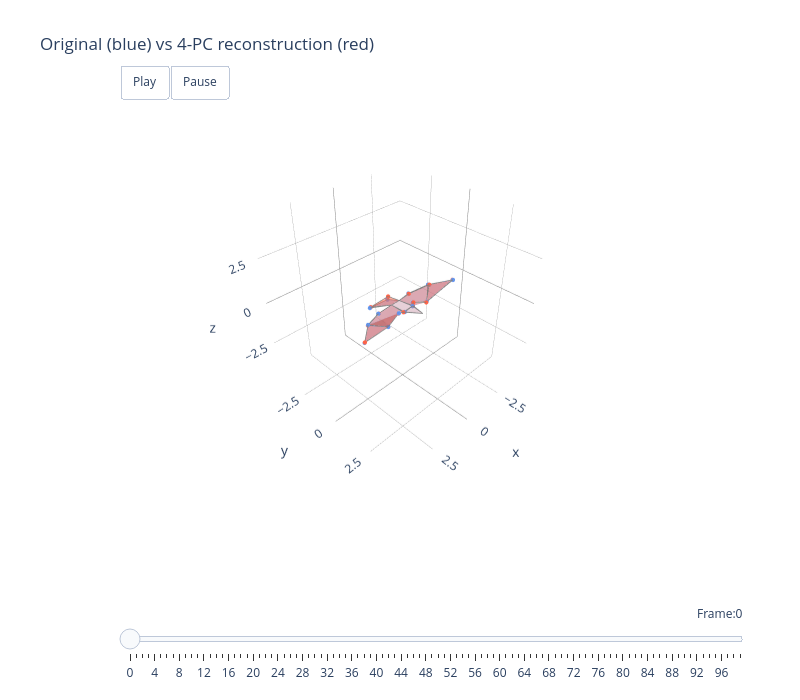

This figure's notebook cell:
### Markdown cell above
### Comparing original vs PCA reconstruction

How much information do the first few PCs actually capture? We can visualise this by comparing the original flight data with a reconstruction that uses only 4 PCs.

The reconstruction projects each frame onto the 4-PC subspace and back — any shape variation outside those 4 dimensions is lost. If 4 PCs capture most of the variance, the two shapes should look nearly identical.

### Code cell
# Reconstruct flight data using only the first 4 PCs
#
# The key is to reconstruct ALL unilateral scores (both left and right halves),
# then use make_bilateral with the original is_left mask. This preserves asymmetry
# because each side gets its own reconstruction.

n_pcs = 4

# Reconstruct all unilateral scores with 4 PCs
recon_unilateral = reconstruct(scores, principal_components, mu, 
                                components_list=list(range(n_pcs)))

# Recombine into bilateral using the original is_left mask from make_unilateral
# This preserves asymmetry - left and right sides have different scores
recon_bilateral_full = make_bilateral(recon_unilateral, pigeon.skeleton, is_left)

# Extract analysis markers only (to match analysis_clean which has 14, not 19)
recon_bilateral = pigeon.get_analysis_data(recon_bilateral_full)

print(f"Original bilateral data: {analysis_clean.shape}")
print(f"{n_pcs}-PC reconstruction: {recon_bilateral.shape}")
print(f"Variance captured by {n_pcs} PCs: {sum(pca_object.explained_variance_ratio_[:n_pcs])*100:.1f}%")

# Compare first 100 frames: original (blue) vs 4-PC reconstruction (red)
fig = animate_plotly_compare(
    pigeon,
    [analysis_clean[0:100], recon_bilateral[0:100]],
    colours=['cornflowerblue', 'tomato']
)
fig.update_layout(title=f"Original (blue) vs {n_pcs}-PC reconstruction (red)")
fig.show()

### Figure 1 — Plotly figure (JSON) as saved in the notebook; plotly's stock layout.template omitted (floating-point values rounded to 4 significant figures)
{"data": [{"color": "cornflowerblue", "hoverinfo": "none", "opacity": 0.2, "type": "mesh3d", "x": [0.3368, -0.05033, -0.2906], "y": [0.4547, 1.261, 0.3767], "z": [0.0008271, 0.1311, -0.0156]}, {"hoverinfo": "name", "line": {"color": "grey", "width": 1.5}, "mode": "lines", "name": "head cornflowerblue", "type": "scatter3d", "x": [0.3368, -0.05033, -0.2906, 0.3368], "y": [0.4547, 1.261, 0.3767, 0.4547], "z": [0.0008271, 0.1311, -0.0156, 0.0008271]}, {"color": "cornflowerblue", "hoverinfo": "none", "opacity": 0.2, "type": "mesh3d", "x": [0.3368, 0.271, 0.04818, -0.271, -0.2906], "y": [0.4547, -0.5183, -0.5183, -0.5183, 0.3767], "z": [0.0008271, -0.1189, -0.1189, -0.1189, -0.0156]}, {"hoverinfo": "name", "line": {"color": "grey", "width": 1.5}, "mode": "lines", "name": "body cornflowerblue", "type": "scatter3d", "x": [0.3368, 0.271, 0.04818, -0.271, -0.2906, 0.3368], "y": [0.4547, -0.5183, -0.5183, -0.5183, 0.3767, 0.4547], "z": [0.0008271, -0.1189, -0.1189, -0.1189, -0.0156, 0.0008271]}, {"color": "cornflowerblue", "hoverinfo": "none", "opacity": 0.5, "type": "mesh3d", "x": [0.271, 0.04818, -0.271, -0.4957, 0.7545], "y": [-0.5183, -0.5183, -0.5183, -1.612, -1.573], "z": [-0.1189, -0.1189, -0.1189, -0.707, -0.5889]}, {"hoverinfo": "name", "line": {"color": "grey", "width": 1.5}, "mode": "lines", "name": "tail cornflowerblue", "type": "scatter3d", "x": [0.271, 0.04818, -0.271, -0.4957, 0.7545, 0.271], "y": [-0.5183, -0.5183, -0.5183, -1.612, -1.573, -0.5183], "z": [-0.1189, -0.1189, -0.1189, -0.707, -0.5889, -0.1189]}, {"color": "cornflowerblue", "hoverinfo": "none", "opacity": 0.4, "type": "mesh3d", "x": [0.3368, 0.6115, 1.037, 2.265, 1.203, 0.271], "y": [0.4547, 0.3387, 0.04017, 0.00486, -0.4476, -0.5183], "z": [0.0008271, 0.01335, -0.7411, 0.0355, -0.1173, -0.1189]}, {"hoverinfo": "name", "line": {"color": "grey", "width": 1.5}, "mode": "lines", "name": "right_armwing cornflowerblue", "type": "scatter3d", "x": [0.3368, 0.6115, 1.037, 2.265, 1.203, 0.271, 0.3368], "y": [0.4547, 0.3387, 0.04017, 0.00486, -0.4476, -0.5183, 0.4547], "z": [0.0008271, 0.01335, -0.7411, 0.0355, -0.1173, -0.1189, 0.0008271]}, {"color": "cornflowerblue", "hoverinfo": "none", "opacity": 0.4, "type": "mesh3d", "x": [-0.2906, -0.526, -1.115, -2.202, -1.048, -0.271], "y": [0.3767, 0.1524, 0.5349, -0.3595, -0.6449, -0.5183], "z": [-0.0156, -0.02654, -0.08643, 0.009028, -0.129, -0.1189]}, {"hoverinfo": "name", "line": {"color": "grey", "width": 1.5}, "mode": "lines", "name": "left_armwing cornflowerblue", "type": "scatter3d", "x": [-0.2906, -0.526, -1.115, -2.202, -1.048, -0.271, -0.2906], "y": [0.3767, 0.1524, 0.5349, -0.3595, -0.6449, -0.5183, 0.3767], "z": [-0.0156, -0.02654, -0.08643, 0.009028, -0.129, -0.1189, -0.0156]}, {"color": "cornflowerblue", "hoverinfo": "none", "opacity": 0.5, "type": "mesh3d", "x": [-1.115, -2.202, -3.26], "y": [0.5349, -0.3595, 0.3993], "z": [-0.08643, 0.009028, 0.1568]}, {"hoverinfo": "name", "line": {"color": "grey", "width": 1.5}, "mode": "lines", "name": "left_handwing cornflowerblue", "type": "scatter3d", "x": [-1.115, -2.202, -3.26, -1.115], "y": [0.5349, -0.3595, 0.3993, 0.5349], "z": [-0.08643, 0.009028, 0.1568, -0.08643]}, {"color": "cornflowerblue", "hoverinfo": "none", "opacity": 0.5, "type": "mesh3d", "x": [1.037, 2.265, 3.229], "y": [0.04017, 0.00486, 0.8544], "z": [-0.7411, 0.0355, 0.0407]}, {"hoverinfo": "name", "line": {"color": "grey", "width": 1.5}, "mode": "lines", "name": "right_handwing cornflowerblue", "type": "scatter3d", "x": [1.037, 2.265, 3.229, 1.037], "y": [0.04017, 0.00486, 0.8544, 0.04017], "z": [-0.7411, 0.0355, 0.0407, -0.7411]}, {"hoverinfo": "none", "marker": {"color": "cornflowerblue", "opacity": 1, "size": 2.5}, "mode": "markers", "type": "scatter3d", "x": [-3.26, 3.229, -1.115, 1.037, -2.202, 2.265, -1.048, 1.203, -0.526, 0.6115, -0.2906, 0.3368, -0.4957, 0.7545], "y": [0.3993, 0.8544, 0.5349, 0.04017, -0.3595, 0.00486, -0.6449, -0.4476, 0.1524, 0.3387, 0.3767, 0.4547, -1.612, -1.573], "z": [0.1568, 0.0407, -0.08643, -0.7411, 0.009028, 0.0355, -0.129, -0.1173, -0.02654, 0.01335, -0.0156, 0.0008271, -0.707, -0.5889]}, {"color": "tomato", "hoverinfo": "none", "opacity": 0.2, "type": "mesh3d", "x": [0.3858, -0.05033, -0.3248], "y": [0.4237, 1.261, 0.3611], "z": [-0.00384, 0.1311, -0.008739]}, {"hoverinfo": "name", "line": {"color": "grey", "width": 1.5}, "mode": "lines", "name": "head tomato", "type": "scatter3d", "x": [0.3858, -0.05033, -0.3248, 0.3858], "y": [0.4237, 1.261, 0.3611, 0.4237], "z": [-0.00384, 0.1311, -0.008739, -0.00384]}, {"color": "tomato", "hoverinfo": "none", "opacity": 0.2, "type": "mesh3d", "x": [0.3858, 0.271, 0.04818, -0.271, -0.3248], "y": [0.4237, -0.5183, -0.5183, -0.5183, 0.3611], "z": [-0.00384, -0.1189, -0.1189, -0.1189, -0.008739]}, {"hoverinfo": "name", "line": {"color": "grey", "width": 1.5}, "mode": "lines", "name": "body tomato", "type": "scatter3d", "x": [0.3858, 0.271, 0.04818, -0.271, -0.3248, 0.3858], "y": [0.4237, -0.5183, -0.5183, -0.5183, 0.3611, 0.4237], "z": [-0.00384, -0.1189, -0.1189, -0.1189, -0.008739, -0.00384]}, {"color": "tomato", "hoverinfo": "none", "opacity": 0.5, "type": "mesh3d", "x": [0.271, 0.04818, -0.271, -0.564, 0.6758], "y": [-0.5183, -0.5183, -0.5183, -1.629, -1.597], "z": [-0.1189, -0.1189, -0.1189, -0.5547, -0.5867]}, {"hoverinfo": "name", "line": {"color": "grey", "width": 1.5}, "mode": "lines", "name": "tail tomato", "type": "scatter3d", "x": [0.271, 0.04818, -0.271, -0.564, 0.6758, 0.271], "y": [-0.5183, -0.5183, -0.5183, -1.629, -1.597, -0.5183], "z": [-0.1189, -0.1189, -0.1189, -0.5547, -0.5867, -0.1189]}, {"color": "tomato", "hoverinfo": "none", "opacity": 0.4, "type": "mesh3d", "x": [0.3858, 0.618, 1.025, 2.267, 1.167, 0.271], "y": [0.4237, 0.3281, 0.03253, -0.0025, -0.467, -0.5183], "z": [-0.00384, -0.006489, -0.7519, -0.003837, -0.141, -0.1189]}, {"hoverinfo": "name", "line": {"color": "grey", "width": 1.5}, "mode": "lines", "name": "right_armwing tomato", "type": "scatter3d", "x": [0.3858, 0.618, 1.025, 2.267, 1.167, 0.271, 0.3858], "y": [0.4237, 0.3281, 0.03253, -0.0025, -0.467, -0.5183, 0.4237], "z": [-0.00384, -0.006489, -0.7519, -0.003837, -0.141, -0.1189, -0.00384]}, {"color": "tomato", "hoverinfo": "none", "opacity": 0.4, "type": "mesh3d", "x": [-0.3248, -0.5351, -1.066, -2.217, -1.011, -0.271], "y": [0.3611, 0.1908, 0.5592, -0.2877, -0.5862, -0.5183], "z": [-0.008739, -0.01123, -0.08845, 0.02772, -0.1085, -0.1189]}, {"hoverinfo": "name", "line": {"color": "grey", "width": 1.5}, "mode": "lines", "name": "left_armwing tomato", "type": "scatter3d", "x": [-0.3248, -0.5351, -1.066, -2.217, -1.011, -0.271, -0.3248], "y": [0.3611, 0.1908, 0.5592, -0.2877, -0.5862, -0.5183, 0.3611], "z": [-0.008739, -0.01123, -0.08845, 0.02772, -0.1085, -0.1189, -0.008739]}, {"color": "tomato", "hoverinfo": "none", "opacity": 0.5, "type": "mesh3d", "x": [-1.066, -2.217, -3.281], "y": [0.5592, -0.2877, 0.3576], "z": [-0.08845, 0.02772, 0.1364]}, {"hoverinfo": "name", "line": {"color": "grey", "width": 1.5}, "mode": "lines", "name": "left_handwing tomato", "type": "scatter3d", "x": [-1.066, -2.217, -3.281, -1.066], "y": [0.5592, -0.2877, 0.3576, 0.5592], "z": [-0.08845, 0.02772, 0.1364, -0.08845]}, {"color": "tomato", "hoverinfo": "none", "opacity": 0.5, "type": "mesh3d", "x": [1.025, 2.267, 3.225], "y": [0.03253, -0.0025, 0.8695], "z": [-0.7519, -0.003837, 0.074]}, {"hoverinfo": "name", "line": {"color": "grey", "width": 1.5}, "mode": "lines", "name": "right_handwing tomato", "type": "scatter3d", "x": [1.025, 2.267, 3.225, 1.025], "y": [0.03253, -0.0025, 0.8695, 0.03253], "z": [-0.7519, -0.003837, 0.074, -0.7519]}, {"hoverinfo": "none", "marker": {"color": "tomato", "opacity": 1, "size": 2.5}, "mode": "markers", "type": "scatter3d", "x": [-3.281, 3.225, -1.066, 1.025, -2.217, 2.267, -1.011, 1.167, -0.5351, 0.618, -0.3248, 0.3858, -0.564, 0.6758], "y": [0.3576, 0.8695, 0.5592, 0.03253, -0.2877, -0.0025, -0.5862, -0.467, 0.1908, 0.3281, 0.3611, 0.4237, -1.629, -1.597], "z": [0.1364, 0.074, -0.08845, -0.7519, 0.02772, -0.003837, -0.1085, -0.141, -0.01123, -0.006489, -0.008739, -0.00384, -0.5547, -0.5867]}], "layout": {"height": 700, "margin": {"b": 100, "l": 50, "r": 50, "t": 100}, "scene": {"aspectmode": "cube", "aspectratio": {"x": 1, "y": 1, "z": 1}, "camera": {"eye": {"x": 1.5, "y": 1.5, "z": 1.5}, "up": {"x": 0, "y": 0, "z": 1}}, "domain": {"x": [0, 1], "y": [0.1, 1]}, "xaxis": {"backgroundcolor": "white", "dtick": 2.5, "gridcolor": "grey", "gridwidth": 0.5, "range": [-4.594, 4.594], "showbackground": true, "tick0": 0, "zerolinecolor": "grey"}, "yaxis": {"backgroundcolor": "white", "dtick": 2.5, "gridcolor": "grey", "gridwidth": 0.5, "range": [-4.789, 4.398], "showbackground": true, "tick0": 0, "zerolinecolor": "grey"}, "zaxis": {"backgroundcolor": "white", "dtick": 2.5, "gridcolor": "grey", "gridwidth": 0.5, "range": [-4.594, 4.594], "showbackground": true, "tick0": 0, "zerolinecolor": "grey"}}, "showlegend": false, "sliders": [{"active": 0, "currentvalue": {"font": {"size": 12}, "prefix": "Frame:", "visible": true, "xanchor": "right"}, "len": 0.9, "pad": {"b": 10, "t": 50}, "steps": [{"args": [[0], {"frame": {"duration": 300, "redraw": true}, "mode": "immediate", "transition": {"duration": 300}}], "label": "0", "method": "animate"}, {"args": [[1], {"frame": {"duration": 300, "redraw": true}, "mode": "immediate", "transition": {"duration": 300}}], "label": "1", "method": "animate"}, {"args": [[2], {"frame": {"duration": 300, "redraw": true}, "mode": "immediate", "transition": {"duration": 300}}], "label": "2", "method": "animate"}, {"args": [[3], {"frame": {"duration": 300, "redraw": true}, "mode": "immediate", "transition": {"duration": 300}}], "label": "3", "method": "animate"}, {"args": [[4], {"frame": {"duration": 300, "redraw": true}, "mode": "immediate", "transition": {"duration": 300}}], "label": "4", "method": "animate"}, {"args": [[5], {"frame": {"duration": 300, "redraw": true}, "mode": "immediate", "transition": {"duration": 300}}], "label": "5", "method": "animate"}, {"args": [[6], {"frame": {"duration": 300, "redraw": true}, "mode": "immediate", "transition": {"duration": 300}}], "label": "6", "method": "animate"}, {"args": [[7], {"frame": {"duration": 300, "redraw": true}, "mode": "immediate", "transition": {"duration": 300}}], "label": "7", "method": "animate"}, {"args": [[8], {"frame": {"duration": 300, "redraw": true}, "mode": "immediate", "transition": {"duration": 300}}], "label": "8", "method": "animate"}, {"args": [[9], {"frame": {"duration": 300, "redraw": true}, "mode": "immediate", "transition": {"duration": 300}}], "label": "9", "method": "animate"}, {"args": [[10], {"frame": {"duration": 300, "redraw": true}, "mode": "immediate", "transition": {"duration": 300}}], "label": "10", "method": "animate"}, {"args": [[11], {"frame": {"duration": 300, "redraw": true}, "mode": "immediate", "transition": {"duration": 300}}], "label": "11", "method": "animate"}, {"args": [[12], {"frame": {"duration": 300, "redraw": true}, "mode": "immediate", "transition": {"duration": 300}}], "label": "12", "method": "animate"}, {"args": [[13], {"frame": {"duration": 300, "redraw": true}, "mode": "immediate", "transition": {"duration": 300}}], "label": "13", "method": "animate"}, {"args": [[14], {"frame": {"duration": 300, "redraw": true}, "mode": "immediate", "transition": {"duration": 300}}], "label": "14", "method": "animate"}, {"args": [[15], {"frame": {"duration": 300, "redraw": true}, "mode": "immediate", "transition": {"duration": 300}}], "label": "15", "method": "animate"}, {"args": [[16], {"frame": {"duration": 300, "redraw": true}, "mode": "immediate", "transition": {"duration": 300}}], "label": "16", "method": "animate"}, {"args": [[17], {"frame": {"duration": 300, "redraw": true}, "mode": "immediate", "transition": {"duration": 300}}], "label": "17", "method": "animate"}, {"args": [[18], {"frame": {"duration": 300, "redraw": true}, "mode": "immediate", "transition": {"duration": 300}}], "label": "18", "method": "animate"}, {"args": [[19], {"frame": {"duration": 300, "redraw": true}, "mode": "immediate", "transition": {"duration": 300}}], "label": "19", "method": "animate"}, {"args": [[20], {"frame": {"duration": 300, "redraw": true}, "mode": "immediate", "transition": {"duration": 300}}], "label": "20", "method": "animate"}, {"args": [[21], {"frame": {"duration": 300, "redraw": true}, "mode": "immediate", "transition": {"duration": 300}}], "label": "21", "method": "animate"}, {"args": [[22], {"frame": {"duration": 300, "redraw": true}, "mode": "immediate", "transition": {"duration": 300}}], "label": "22", "method": "animate"}, {"args": [[23], {"frame": {"duration": 300, "redraw": true}, "mode": "immediate", "transition": {"duration": 300}}], "label": "23", "method": "animate"}, {"args": [[24], {"frame": {"duration": 300, "redraw": true}, "mode": "immediate", "transition": {"duration": 300}}], "label": "24", "method": "animate"}, {"args": [[25], {"frame": {"duration": 300, "redraw": true}, "mode": "immediate", "transition": {"duration": 300}}], "label": "25", "method": "animate"}, {"args": [[26], {"frame": {"duration": 300, "redraw": true}, "mode": "immediate", "transition": {"duration": 300}}], "label": "26", "method": "animate"}, {"args": [[27], {"frame": {"duration": 300, "redraw": true}, "mode": "immediate", "transition": {"duration": 300}}], "label": "27", "method": "animate"}, {"args": [[28], {"frame": {"duration": 300, "redraw": true}, "mode": "immediate", "transition": {"duration": 300}}], "label": "28", "method": "animate"}, {"args": [[29], {"frame": {"duration": 300, "redraw": true}, "mode": "immediate", "transition": {"duration": 300}}], "label": "29", "method": "animate"}, {"args": [[30], {"frame": {"duration": 300, "redraw": true}, "mode": "immediate", "transition": {"duration": 300}}], "label": "30", "method": "animate"}, {"args": [[31], {"frame": {"duration": 300, "redraw": true}, "mode": "immediate", "transition": {"duration": 300}}], "label": "31", "method": "animate"}, {"args": [[32], {"frame": {"duration": 300, "redraw": true}, "mode": "immediate", "transition": {"duration": 300}}], "label": "32", "method": "animate"}, {"args": [[33], {"frame": {"duration": 300, "redraw": true}, "mode": "immediate", "transition": {"duration": 300}}], "label": "33", "method": "animate"}, {"args": [[34], {"frame": {"duration": 300, "redraw": true}, "mode": "immediate", "transition": {"duration": 300}}], "label": "34", "method": "animate"}, {"args": [[35], {"frame": {"duration": 300, "redraw": true}, "mode": "immediate", "transition": {"duration": 300}}], "label": "35", "method": "animate"}, {"args": [[36], {"frame": {"duration": 300, "redraw": true}, "mode": "immediate", "transition": {"duration": 300}}], "label": "36", "method": "animate"}, {"args": [[37], {"frame": {"duration": 300, "redraw": true}, "mode": "immediate", "transition": {"duration": 300}}], "label": "37", "method": "animate"}, {"args": [[38], {"frame": {"duration": 300, "redraw": true}, "mode": "immediate", "transition": {"duration": 300}}], "label": "38", "method": "animate"}, {"args": [[39], {"frame": {"duration": 300, "redraw": true}, "mode": "immediate", "transition": {"duration": 300}}], "label": "39", "method": "animate"}, {"args": [[40], {"frame": {"duration": 300, "redraw": true}, "mode": "immediate", "transition": {"duration": 300}}], "label": "40", "method": "animate"}, {"args": [[41], {"frame": {"duration": 300, "redraw": true}, "mode": "immediate", "transition": {"duration": 300}}], "label": "41", "method": "animate"}, {"args": [[42], {"frame": {"duration": 300, "redraw": true}, "mode": "immediate", "transition": {"duration": 300}}], "label": "42", "method": "animate"}, {"args": [[43], {"frame": {"duration": 300, "redraw": true}, "mode": "immediate", "transition": {"duration": 300}}], "label": "43", "method": "animate"}, {"args": [[44], {"frame": {"duration": 300, "redraw": true}, "mode": "immediate", "transition": {"duration": 300}}], "label": "44", "method": "animate"}, {"args": [[45], {"frame": {"duration": 300, "redraw": true}, "mode": "immediate", "transition": {"duration": 300}}], "label": "45", "method": "animate"}, {"args": [[46], {"frame": {"duration": 300, "redraw": true}, "mode": "immediate", "transition": {"duration": 300}}], "label": "46", "method": "animate"}, {"args": [[47], {"frame": {"duration": 300, "redraw": true}, "mode": "immediate", "transition": {"duration": 300}}], "label": "47", "method": "animate"}, {"args": [[48], {"frame": {"duration": 300, "redraw": true}, "mode": "immediate", "transition": {"duration": 300}}], "label": "48", "method": "animate"}, {"args": [[49], {"frame": {"duration": 300, "redraw": true}, "mode": "immediate", "transition": {"duration": 300}}], "label": "49", "method": "animate"}, {"args": [[50], {"frame": {"duration": 300, "redraw": true}, "mode": "immediate", "transition": {"duration": 300}}], "label": "50", "method": "animate"}, {"args": [[51], {"frame": {"duration": 300, "redraw": true}, "mode": "immediate", "transition": {"duration": 300}}], "label": "51", "method": "animate"}, {"args": [[52], {"frame": {"duration": 300, "redraw": true}, "mode": "immediate", "transition": {"duration": 300}}], "label": "52", "method": "animate"}, {"args": [[53], {"frame": {"duration": 300, "redraw": true}, "mode": "immediate", "transition": {"duration": 300}}], "label": "53", "method": "animate"}, {"args": [[54], {"frame": {"duration": 300, "redraw": true}, "mode": "immediate", "transition": {"duration": 300}}], "label": "54", "method": "animate"}, {"args": [[55], {"frame": {"duration": 300, "redraw": true}, "mode": "immediate", "transition": {"duration": 300}}], "label": "55", "method": "animate"}, {"args": [[56], {"frame": {"duration": 300, "redraw": true}, "mode": "immediate", "transition": {"duration": 300}}], "label": "56", "method": "animate"}, {"args": [[57], {"frame": {"duration": 300, "redraw": true}, "mode": "immediate", "transition": {"duration": 300}}], "label": "57", "method": "animate"}, {"args": [[58], {"frame": {"duration": 300, "redraw": true}, "mode": "immediate", "transition": {"duration": 300}}], "label": "58", "method": "animate"}, {"args": [[59], {"frame": {"duration": 300, "redraw": true}, "mode": "immediate", "transition": {"duration": 300}}], "label": "59", "method": "animate"}, {"args": [[60], {"frame": {"duration": 300, "redraw": true}, "mode": "immediate", "transition": {"duration": 300}}], "label": "60", "method": "animate"}, {"args": [[61], {"frame": {"duration": 300, "redraw": true}, "mode": "immediate", "transition": {"duration": 300}}], "label": "61", "method": "animate"}, {"args": [[62], {"frame": {"duration": 300, "redraw": true}, "mode": "immediate", "transition": {"duration": 300}}], "label": "62", "method": "animate"}, {"args": [[63], {"frame": {"duration": 300, "redraw": true}, "mode": "immediate", "transition": {"duration": 300}}], "label": "63", "method": "animate"}, {"args": [[64], {"frame": {"duration": 300, "redraw": true}, "mode": "immediate", "transition": {"duration": 300}}], "label": "64", "method": "animate"}, {"args": [[65], {"frame": {"duration": 300, "redraw": true}, "mode": "immediate", "transition": {"duration": 300}}], "label": "65", "method": "animate"}, {"args": [[66], {"frame": {"duration": 300, "redraw": true}, "mode": "immediate", "transition": {"duration": 300}}], "label": "66", "method": "animate"}, {"args": [[67], {"frame": {"duration": 300, "redraw": true}, "mode": "immediate", "transition": {"duration": 300}}], "label": "67", "method": "animate"}, {"args": [[68], {"frame": {"duration": 300, "redraw": true}, "mode": "immediate", "transition": {"duration": 300}}], "label": "68", "method": "animate"}, {"args": [[69], {"frame": {"duration": 300, "redraw": true}, "mode": "immediate", "transition": {"duration": 300}}], "label": "69", "method": "animate"}, {"args": [[70], {"frame": {"duration": 300, "redraw": true}, "mode": "immediate", "transition": {"duration": 300}}], "label": "70", "method": "animate"}, {"args": [[71], {"frame": {"duration": 300, "redraw": true}, "mode": "immediate", "transition": {"duration": 300}}], "label": "71", "method": "animate"}, {"args": [[72], {"frame": {"duration": 300, "redraw": true}, "mode": "immediate", "transition": {"duration": 300}}], "label": "72", "method": "animate"}, {"args": [[73], {"frame": {"duration": 300, "redraw": true}, "mode": "immediate", "transition": {"duration": 300}}], "label": "73", "method": "animate"}, {"args": [[74], {"frame": {"duration": 300, "redraw": true}, "mode": "immediate", "transition": {"duration": 300}}], "label": "74", "method": "animate"}, {"args": [[75], {"frame": {"duration": 300, "redraw": true}, "mode": "immediate", "transition": {"duration": 300}}], "label": "75", "method": "animate"}, {"args": [[76], {"frame": {"duration": 300, "redraw": true}, "mode": "immediate", "transition": {"duration": 300}}], "label": "76", "method": "animate"}, {"args": [[77], {"frame": {"duration": 300, "redraw": true}, "mode": "immediate", "transition": {"duration": 300}}], "label": "77", "method": "animate"}, {"args": [[78], {"frame": {"duration": 300, "redraw": true}, "mode": "immediate", "transition": {"duration": 300}}], "label": "78", "method": "animate"}, {"args": [[79], {"frame": {"duration": 300, "redraw": true}, "mode": "immediate", "transition": {"duration": 300}}], "label": "79", "method": "animate"}, {"args": [[80], {"frame": {"duration": 300, "redraw": true}, "mode": "immediate", "transition": {"duration": 300}}], "label": "80", "method": "animate"}, {"args": [[81], {"frame": {"duration": 300, "redraw": true}, "mode": "immediate", "transition": {"duration": 300}}], "label": "81", "method": "animate"}, {"args": [[82], {"frame": {"duration": 300, "redraw": true}, "mode": "immediate", "transition": {"duration": 300}}], "label": "82", "method": "animate"}, {"args": [[83], {"frame": {"duration": 300, "redraw": true}, "mode": "immediate", "transition": {"duration": 300}}], "label": "83", "method": "animate"}, {"args": [[84], {"frame": {"duration": 300, "redraw": true}, "mode": "immediate", "transition": {"duration": 300}}], "label": "84", "method": "animate"}, {"args": [[85], {"frame": {"duration": 300, "redraw": true}, "mode": "immediate", "transition": {"duration": 300}}], "label": "85", "method": "animate"}, {"args": [[86], {"frame": {"duration": 300, "redraw": true}, "mode": "immediate", "transition": {"duration": 300}}], "label": "86", "method": "animate"}, {"args": [[87], {"frame": {"duration": 300, "redraw": true}, "mode": "immediate", "transition": {"duration": 300}}], "label": "87", "method": "animate"}, {"args": [[88], {"frame": {"duration": 300, "redraw": true}, "mode": "immediate", "transition": {"duration": 300}}], "label": "88", "method": "animate"}, {"args": [[89], {"frame": {"duration": 300, "redraw": true}, "mode": "immediate", "transition": {"duration": 300}}], "label": "89", "method": "animate"}, {"args": [[90], {"frame": {"duration": 300, "redraw": true}, "mode": "immediate", "transition": {"duration": 300}}], "label": "90", "method": "animate"}, {"args": [[91], {"frame": {"duration": 300, "redraw": true}, "mode": "immediate", "transition": {"duration": 300}}], "label": "91", "method": "animate"}, {"args": [[92], {"frame": {"duration": 300, "redraw": true}, "mode": "immediate", "transition": {"duration": 300}}], "label": "92", "method": "animate"}, {"args": [[93], {"frame": {"duration": 300, "redraw": true}, "mode": "immediate", "transition": {"duration": 300}}], "label": "93", "method": "animate"}, {"args": [[94], {"frame": {"duration": 300, "redraw": true}, "mode": "immediate", "transition": {"duration": 300}}], "label": "94", "method": "animate"}, {"args": [[95], {"frame": {"duration": 300, "redraw": true}, "mode": "immediate", "transition": {"duration": 300}}], "label": "95", "method": "animate"}, {"args": [[96], {"frame": {"duration": 300, "redraw": true}, "mode": "immediate", "transition": {"duration": 300}}], "label": "96", "method": "animate"}, {"args": [[97], {"frame": {"duration": 300, "redraw": true}, "mode": "immediate", "transition": {"duration": 300}}], "label": "97", "method": "animate"}, {"args": [[98], {"frame": {"duration": 300, "redraw": true}, "mode": "immediate", "transition": {"duration": 300}}], "label": "98", "method": "animate"}, {"args": [[99], {"frame": {"duration": 300, "redraw": true}, "mode": "immediate", "transition": {"duration": 300}}], "label": "99", "method": "animate"}], "transition": {"duration": 300, "easing": "cubic-in-out"}, "x": 0.1, "xanchor": "left", "y": 0, "yanchor": "top"}], "title": {"text": "Original (blue) vs 4-PC reconstruction (red)"}, "updatemenus": [{"buttons": [{"args": [null, {"frame": {"duration": 100, "redraw": true}, "mode": "immediate"}], "label": "Play", "method": "animate"}, {"args": [[null], {"frame": {"duration": 0, "redraw": true}, "mode": "immediate"}], "label": "Pause", "method": "animate"}], "direction": "left", "pad": {"r": 10, "t": 10}, "showactive": false, "type": "buttons", "x": 0.1, "xanchor": "left", "y": 1.1, "yanchor": "top"}], "width": 800}}
